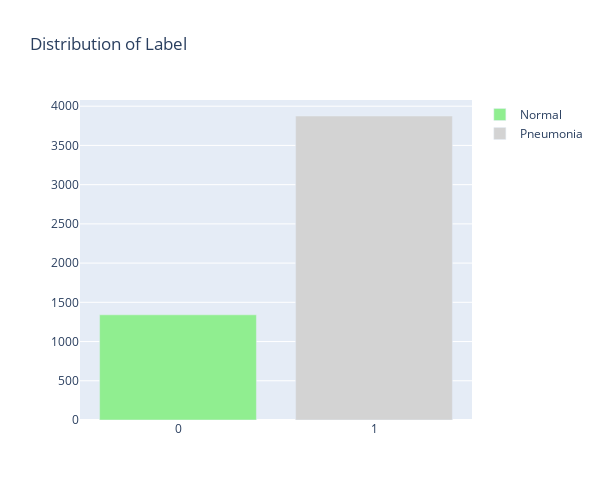

Notebook source saved alongside this figure:
### Code cell
# now lets find out distribution of 0s and 1s
fig = go.Figure()

zeros = dataset['label'].value_counts()[0]
ones = dataset['label'].value_counts()[1]

fig.add_trace(go.Bar(x = ['0'], y = [zeros], name = 'Normal', marker = dict(color = 'lightgreen')))
fig.add_trace(go.Bar(x = ['1'], y = [ones], name = 'Pneumonia', marker = dict(color = 'lightgray')))

fig.update_layout(title = 'Distribution of Label', height = 500, width = 600)

fig.show()

### Figure 1 — Plotly figure (JSON) as saved in the notebook; plotly's stock layout.template omitted (floating-point values rounded to 4 significant figures)
{"data": [{"marker": {"color": "lightgreen"}, "name": "Normal", "type": "bar", "x": ["0"], "y": [1341]}, {"marker": {"color": "lightgray"}, "name": "Pneumonia", "type": "bar", "x": ["1"], "y": [3875]}], "layout": {"height": 500, "title": {"text": "Distribution of Label"}, "width": 600, "xaxis": {"autorange": true, "range": [-0.5, 1.5], "type": "category"}, "yaxis": {"autorange": true, "range": [0, 4079.0], "type": "linear"}}}
